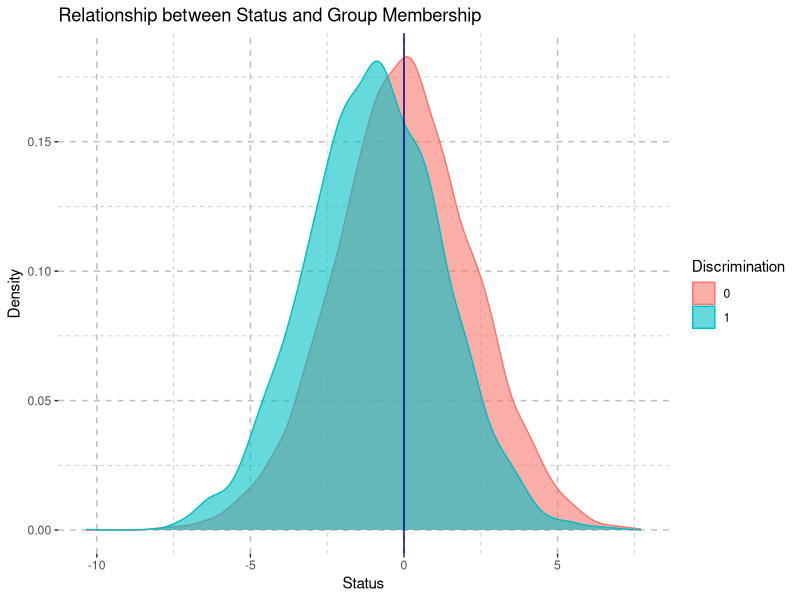
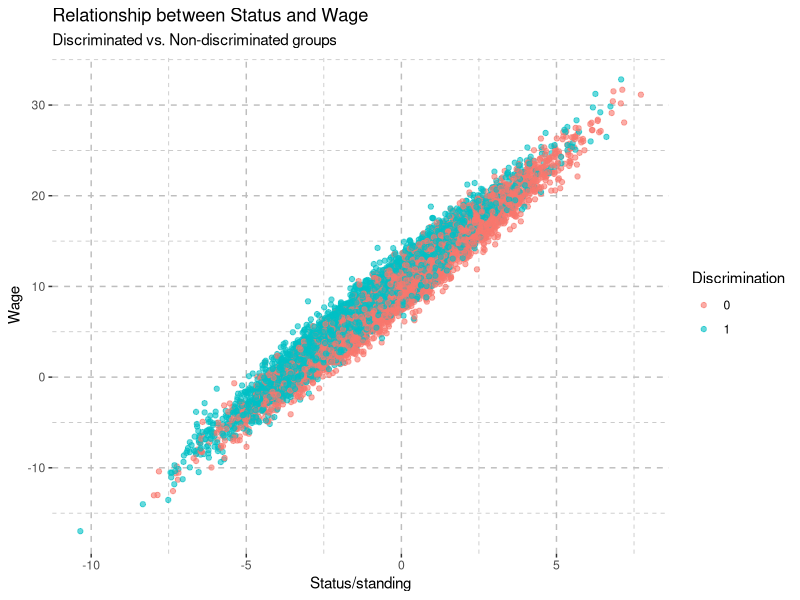
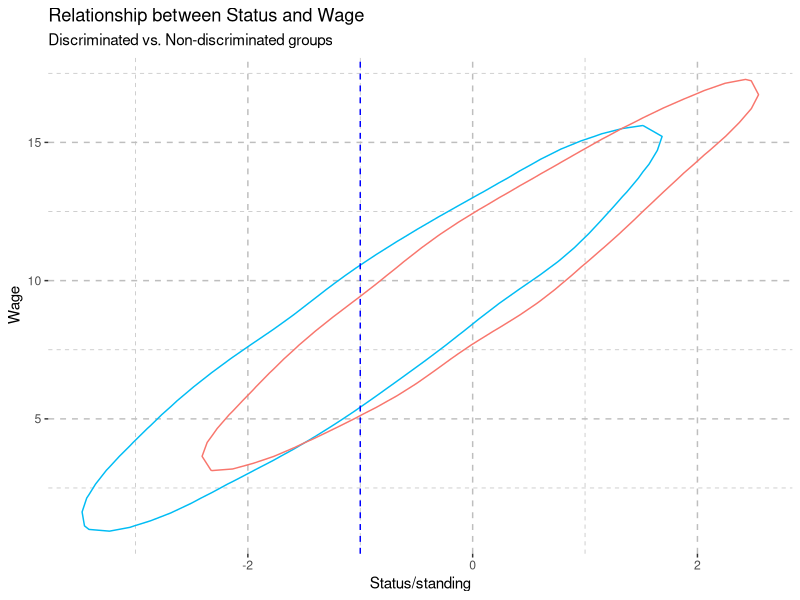

Write R code to recreate these figures, in order.
library(tidyverse)

a_c = 0 # "occupation status" intercept
a_w = 10 # wage intercept
sd_c = 1 # "randomness" alt. role of luck in occupation status
b_disc = 1 # parameter governing discrimination penalty "women" face (0-1)
b_c_disc = 1 # discrimination affects your occupational status
b_c_ability = 2 # natural ability determines occupational status
b_w_c = 2 # occupational status leads ot higher wages
b_w_ability = 2 # being skilled pays off 
sim_di = rbinom(10000 , 1 , 0.5)
ability = rnorm(10000)

discrimination = b_disc*sim_di # women are targets of discrimination
C = a_c - b_disc*discrimination + b_c_ability*ability + rnorm(10000, mean = 0 , sd = sd_c) # higher ability sort into higher occupational status
wage = a_w + b_w_c*C + b_w_ability*ability + rnorm(10000) # in this model, regardless of whether you're good at your job or not, higher "occupational status" pays off. similarly no matter your job, being good at your job pays off.


true_wage = lm(wage ~ C + ability ) # this estimates the true wage DGP
ecms_wage = lm(wage ~ sim_di ) # media quotes a wage gap
ecms_wage_bad = lm(wage ~ sim_di + C) # idiot thinks controlling for occupation helps; estimates positive effects which we know for a fact aren't causal


# plot setup stuff

plot_df = bind_cols( C = C , wage = wage , ability = ability , D = discrimination)

chris_theme =  theme( panel.background = element_rect( fill = 'white' ) , 
                      panel.grid = element_line( linetype = 2 , 
                                                 color = 'grey'))
# plotting 

h = ggplot( data = plot_df ,
            aes(x = C , 
                color = as.factor(D) ,
                fill = as.factor(D)
            ) 
)

h + geom_density(alpha = 0.6) + 
  labs(title = "Relationship between Status and Group Membership" ,
       color = "Discrimination" , 
       fill = "Discrimination" ,
       x = "Status" , 
       y = "Density"
  ) +
  geom_vline( xintercept =0  ,
              color = "darkblue" ) + 
  chris_theme


p = ggplot()

g = ggplot( data = plot_df ,
            aes(x = C , 
                y = wage ,
                color = as.factor(D)
            ) 
) 

g + geom_point(alpha = 0.6) + 
  labs(title = "Relationship between Status and Wage" , 
       subtitle = "Discriminated vs. Non-discriminated groups",
       color = "Discrimination" ,
       x = "Status/standing" , 
       y = "Wage"
  ) +
  chris_theme

p + geom_density_2d(data = plot_df %>% filter( D == 1) , 
                    aes(x = C , 
                        y = wage 
                    ) ,
                    color = '#00BCF4' ,
                    bins = 2) + 
  geom_density_2d(data = plot_df %>% filter( D == 0) , 
                  aes(x = C , 
                      y = wage 
                  ) ,
                  color = '#F8766D' , 
                  bins = 2) +
  geom_vline( xintercept = -1 , 
              color = "blue",
              linetype = 2) +
  labs(title = "Relationship between Status and Wage" , 
       subtitle = "Discriminated vs. Non-discriminated groups",
       color = "Discrimination" ,
       x = "Status/standing" , 
       y = "Wage"
  ) +
  theme( panel.background = element_rect( fill = 'white') , 
         panel.grid = element_line( linetype = 2 ,
                                    color = 'grey'))

## below is for generating many samples of the simulation to do some analysis of. not there yet, though,

#reg_sim_function = function(i){
#  
#sim_di = rbinom(10000 , 1 , 0.5)
#ability = rnorm(10000)
#
#discrimination = b_disc*sim_di # women are targets of discrimination
#C = a_c - b_disc*discrimination + b_c_ability*ability + rnorm(10000, mean = 0 , sd = sd_c) # higher ability sort into higher occupational status
#wage = a_w + b_w_c*C + b_w_ability*ability + rnorm(10000) # in this model, regardless of whether you're good at your job or not, higher "occupational status" pays off. similarly no matter your job, being good at your job pays off.
#
#
#true_wage = lm(wage ~ C + ability ) # this estimates the true wage DGP
#ecms_wage = lm(wage ~ sim_di ) # media quotes a wage gap
#ecms_wage_bad = lm(wage ~ sim_di + C) # idiot thinks controlling for occupation helps; estimates positive effects which we know for a fact aren't causal
#
#
#gap_coef = summary(ecms_wage)$coef[2,1]
#bad_coef = summary(ecms_wage_bad)$coef[2,1]
#
#data = bind_cols(gap_coef = gap_coef , 
#                 bad_coef = bad_coef )
#data
#}
#
#sim_df = map_dfr(1:1000, reg_sim_function)
#
#summary(sim_df ,)
#
#chris_theme =  theme( panel.background = element_rect( fill = 'white' ) , 
#                      panel.grid = element_line( linetype = 2 , 
#                                    color = 'grey'))
#
#g = ggplot( data = sim_df  )
#
#g + 
#  geom_density(aes( x = bad_coef) , 
#               fill='darkblue' ,
#               alpha = 0.4) +
#  geom_density(aes( x = gap_coef) , 
#               fill = 'darkred' , 
#               alpha = 0.4) + 
#  geom_vline(aes(xintercept = 0) , 
#             linetype = 2 , 
#             color = 'red') + 
#  labs( title = "Estimated Discrimination Wage Gap Measures",
#        x =  "Coefficient Estimates",
#        y = "Density" ,
#        fill  = "Coefficient") + chris_theme#